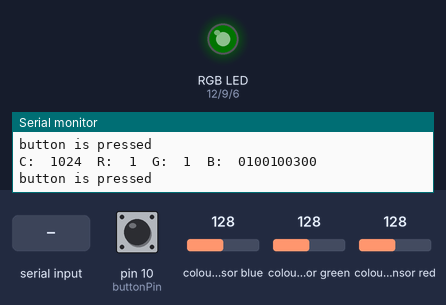
The sketch below on a simulated Arduino Leonardo, built with avr-gcc and run on an emulated ATmega32U4. Parts: an RGB LED mixed from three pins (HIGH = lit), the last lines printed to the serial monitor. The test bench sets the inputs (shaded band); at power-on: colour sensor blue 128, colour sensor red 128, colour sensor green 128, pin 10 (buttonPin) LOW. Dim RGB values are drawn brighter than linear.

Above: at 1.2 s.
1.3 s: colour sensor blue set to 5
At 1.9 s:
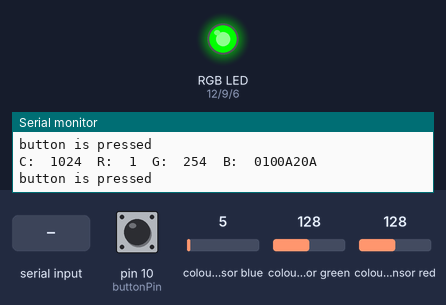
2.9 s: "90,45,200\n" received over the second serial link
At 3.97 s:
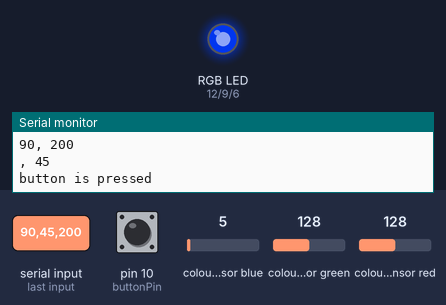
5.5 s: colour sensor red set to 165
7.2 s: colour sensor red set to 172
At 8.1 s:
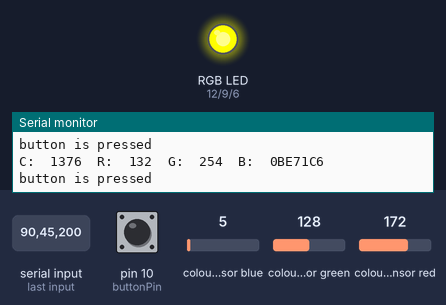
8.7 s: "30,150\n" received over the second serial link
At 9.86 s:
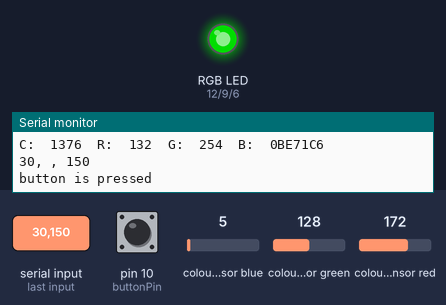
11.4 s: colour sensor green set to 64
At 12.7 s:
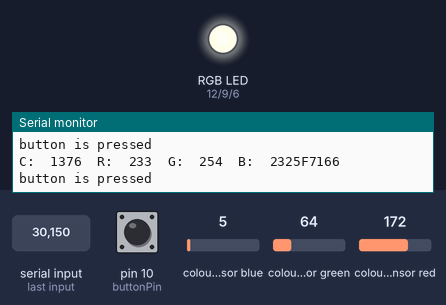
Timing chart, 0 to 14.0 s (numbered marks = the images above; inputs shaded):
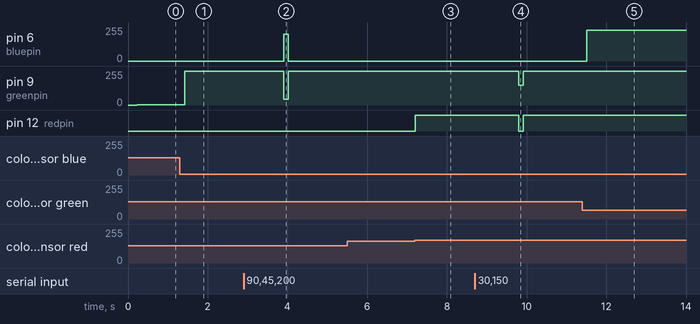

The sketch:

RGBBluetoothColorPicker.ino
```cpp
//include the libraries for the color sensor
#include <Wire.h>
#include "Adafruit_TCS34725.h"


// constants won't change. They're used here to set certain pins to be used in certain ways

// set to false if using a common cathode LED
#define commonAnode true

//PWM pins for the LEDs
#define redpin 12
#define greenpin 9
#define bluepin 6

//and the pushbutton pin
#define buttonPin 10
const unsigned long bounceTime = 20000;
unsigned long waitStart = 0;
boolean switchOn = false;
boolean waiting = false;

// variables will change:
int buttonState = 0;         // variable for reading the pushbutton status


// our RGB -> eye-recognized gamma color
byte gammatable[256];

//declare the color sensor
Adafruit_TCS34725 tcs = Adafruit_TCS34725(TCS34725_INTEGRATIONTIME_50MS, TCS34725_GAIN_4X);


void setup(){
  //configure pins
  pinMode(redpin, OUTPUT);
  pinMode(greenpin, OUTPUT);
  pinMode(bluepin, OUTPUT);
  pinMode(buttonPin, INPUT);

  //check for proper baud rate
  Serial1.begin(9600);

  //code to check if sensor is available
  if (tcs.begin())
  {
    Serial.println("Found sensor");
  }
  else
  {
    Serial.println("No TCS34725 found ... check your connections");
    //while (1); // halt!
  }


  // this gamma table helps convert RGB colors to what humans see
  for (int i=0; i<256; i++)
  {
    float x = i;
    x /= 255;
    x = pow(x, 2.5);
    x *= 255;

    if (commonAnode)
    {
      gammatable[i] = 255 - x;
    }
    else
    {
      gammatable[i] = x;
    }
  }
}


void loop()
{
      boolean nowOn = digitalRead(buttonPin) == LOW;
      unsigned long readTime = micros();
      if (waiting && (nowOn == switchOn)) waiting = false;

      if ((nowOn != switchOn) && !waiting) {
        waiting = true;
        waitStart = readTime;
      }
         //check here to see if the string is being sent over bluetooth (Serial1)
    //App Inventor sends a string that contains three bytes (RGB, 0 to 255).
    if (Serial1.available())
    {

      //read each of the 3 bytes for brightness into the variables
      String split = Serial1.readString();
      //split the string and get the first value, then the second and third
      String redvalue = getValue(split, ',', 0);
      String greenvalue = getValue(split, ',', 1);
      String bluevalue = getValue(split, ',', 2);
      //print each value to the serial monitor to make sure it's coming in correctly
      Serial.print(redvalue);
      Serial.print(", ");
      Serial.print(bluevalue);
      Serial.print(", ");
      Serial.println(greenvalue);

      //write the current values to the pwm pins.
      analogWrite(redpin, redvalue.toInt());
      analogWrite(greenpin, greenvalue.toInt());
      analogWrite(bluepin, bluevalue.toInt());
    }
//check to see if the pushbutton is pressed.
    if ((nowOn != switchOn) && ( (readTime - waitStart) > bounceTime ))
      {
      Serial.println("button is pressed");
      uint16_t clear, red, green, blue;

      tcs.setInterrupt(false);      // turn on LED

      delay(60);  // takes 50ms to read

      tcs.getRawData(&clear, &red, &green, &blue);

      tcs.setInterrupt(true);  // turn off LED

      // Figure out some basic hex code for visualization
      uint32_t sum = red;
      sum += green;
      sum += blue;
      sum = clear;
      float r, g, b;
      r = red; r /= sum;
      g = green; g /= sum;
      b = blue; b /= sum;
      r *= 256; g *= 256; b *= 256;


      //print the color values to the Serial monitor to make sure that they're coming in correctly
      Serial.print("C:\t"); Serial.print(clear);
      Serial.print("\tR:\t"); Serial.print(gammatable[(int)r]);
      Serial.print("\tG:\t"); Serial.print(gammatable[(int)g]);
      Serial.print("\tB:\t"); Serial.print(gammatable[(int)b]);

      Serial.print((int)r, HEX); Serial.print((int)g, HEX); Serial.print((int)b, HEX);
      Serial.println();

      //write the values that the color sensor is sensing to the LED
      analogWrite(redpin, gammatable[(int)r]);
      analogWrite(greenpin, gammatable[(int)g]);
      analogWrite(bluepin, gammatable[(int)b]);
      waiting = false;
    }

  }


//this is a function to split the incoming string at the comma
String getValue(String data, char separator, int index)
{
  int found = 0;
  int strIndex[] = {0, -1};
  int maxIndex = data.length()-1;

  for(int i=0; i<=maxIndex && found<=index; i++){
    if(data.charAt(i)==separator || i==maxIndex){
        found++;
        strIndex[0] = strIndex[1]+1;
        strIndex[1] = (i == maxIndex) ? i+1 : i;
    }
  }

  return found>index ? data.substring(strIndex[0], strIndex[1]) : "";
}
```

Measured:
- the behaviour switches between 169 and 170 on colour sensor red (found by bisection; images 2 and 3)
- after the input at 1.3 s, pin 9 (greenpin): 1/255 → 254/255 after 0.12 s
- after the input at 2.9 s, pin 6 (bluepin): 0/255 → 200/255 after 1.0 s, → 0/255 0.11 s later; pin 9 (greenpin): 254/255 → 45/255 after 1.0 s, → 254/255 0.11 s later
- after the input at 7.2 s, pin 12 (redpin): LOW → HIGH at once
- after the input at 8.7 s, pin 9 (greenpin): 254/255 → 150/255 after 1.1 s, → 254/255 0.11 s later; pin 12 (redpin): HIGH → LOW after 1.1 s, → HIGH 0.11 s later
- after the input at 11.4 s, pin 6 (bluepin): 0/255 → 232/255 after 0.11 s
